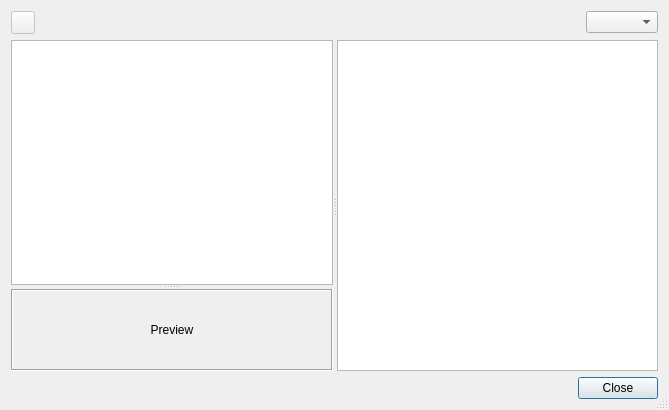
<?xml version="1.0" encoding="UTF-8"?>
<ui version="4.0">
 <class>TileAnimationEditor</class>
 <widget class="QDialog" name="TileAnimationEditor">
  <property name="geometry">
   <rect>
    <x>0</x>
    <y>0</y>
    <width>669</width>
    <height>410</height>
   </rect>
  </property>
  <property name="windowTitle">
   <string>Tile Animation Editor</string>
  </property>
  <property name="sizeGripEnabled">
   <bool>true</bool>
  </property>
  <layout class="QVBoxLayout" name="verticalLayout">
   <item>
    <layout class="QHBoxLayout" name="horizontalLayout">
     <item>
      <widget class="QToolButton" name="editFrameDurations">
       <property name="enabled">
        <bool>false</bool>
       </property>
       <property name="toolTip">
        <string>Edit selected frame durations</string>
       </property>
       <property name="text">
        <string/>
       </property>
       <property name="icon">
        <iconset resource="tiled.qrc">
         <normaloff>:/images/16x16/rename.png</normaloff>:/images/16x16/rename.png</iconset>
       </property>
      </widget>
     </item>
     <item>
      <spacer name="horizontalSpacer">
       <property name="orientation">
        <enum>Qt::Horizontal</enum>
       </property>
       <property name="sizeHint" stdset="0">
        <size>
         <width>40</width>
         <height>20</height>
        </size>
       </property>
      </spacer>
     </item>
     <item>
      <widget class="QComboBox" name="zoomComboBox"/>
     </item>
    </layout>
   </item>
   <item>
    <widget class="QSplitter" name="horizontalSplitter">
     <property name="orientation">
      <enum>Qt::Horizontal</enum>
     </property>
     <property name="childrenCollapsible">
      <bool>false</bool>
     </property>
     <widget class="QSplitter" name="verticalSplitter">
      <property name="orientation">
       <enum>Qt::Vertical</enum>
      </property>
      <widget class="QListView" name="frameList">
       <property name="sizePolicy">
        <sizepolicy hsizetype="Minimum" vsizetype="Preferred">
         <horstretch>0</horstretch>
         <verstretch>1</verstretch>
        </sizepolicy>
       </property>
       <property name="minimumSize">
        <size>
         <width>128</width>
         <height>0</height>
        </size>
       </property>
       <property name="maximumSize">
        <size>
         <width>16777215</width>
         <height>16777215</height>
        </size>
       </property>
       <property name="acceptDrops">
        <bool>true</bool>
       </property>
       <property name="horizontalScrollBarPolicy">
        <enum>Qt::ScrollBarAsNeeded</enum>
       </property>
       <property name="dragEnabled">
        <bool>true</bool>
       </property>
       <property name="dragDropMode">
        <enum>QAbstractItemView::DragDrop</enum>
       </property>
       <property name="defaultDropAction">
        <enum>Qt::MoveAction</enum>
       </property>
       <property name="selectionMode">
        <enum>QAbstractItemView::ExtendedSelection</enum>
       </property>
       <property name="horizontalScrollMode">
        <enum>QAbstractItemView::ScrollPerPixel</enum>
       </property>
       <property name="viewMode">
        <enum>QListView::ListMode</enum>
       </property>
      </widget>
      <widget class="QLabel" name="preview">
       <property name="sizePolicy">
        <sizepolicy hsizetype="Preferred" vsizetype="Preferred">
         <horstretch>0</horstretch>
         <verstretch>1</verstretch>
        </sizepolicy>
       </property>
       <property name="minimumSize">
        <size>
         <width>0</width>
         <height>64</height>
        </size>
       </property>
       <property name="frameShape">
        <enum>QFrame::Box</enum>
       </property>
       <property name="frameShadow">
        <enum>QFrame::Sunken</enum>
       </property>
       <property name="text">
        <string>Preview</string>
       </property>
       <property name="alignment">
        <set>Qt::AlignCenter</set>
       </property>
      </widget>
     </widget>
     <widget class="Tiled::Internal::TilesetView" name="tilesetView">
      <property name="sizePolicy">
       <sizepolicy hsizetype="Expanding" vsizetype="Preferred">
        <horstretch>0</horstretch>
        <verstretch>0</verstretch>
       </sizepolicy>
      </property>
      <property name="minimumSize">
       <size>
        <width>128</width>
        <height>0</height>
       </size>
      </property>
      <property name="dragEnabled">
       <bool>true</bool>
      </property>
      <property name="dragDropMode">
       <enum>QAbstractItemView::DragOnly</enum>
      </property>
     </widget>
    </widget>
   </item>
   <item>
    <widget class="QDialogButtonBox" name="buttonBox">
     <property name="standardButtons">
      <set>QDialogButtonBox::Close</set>
     </property>
    </widget>
   </item>
  </layout>
 </widget>
 <customwidgets>
  <customwidget>
   <class>Tiled::Internal::TilesetView</class>
   <extends>QTableView</extends>
   <header location="global">tilesetview.h</header>
  </customwidget>
 </customwidgets>
 <resources>
  <include location="tiled.qrc"/>
 </resources>
 <connections>
  <connection>
   <sender>buttonBox</sender>
   <signal>rejected()</signal>
   <receiver>TileAnimationEditor</receiver>
   <slot>close()</slot>
   <hints>
    <hint type="sourcelabel">
     <x>458</x>
     <y>355</y>
    </hint>
    <hint type="destinationlabel">
     <x>482</x>
     <y>295</y>
    </hint>
   </hints>
  </connection>
 </connections>
</ui>
